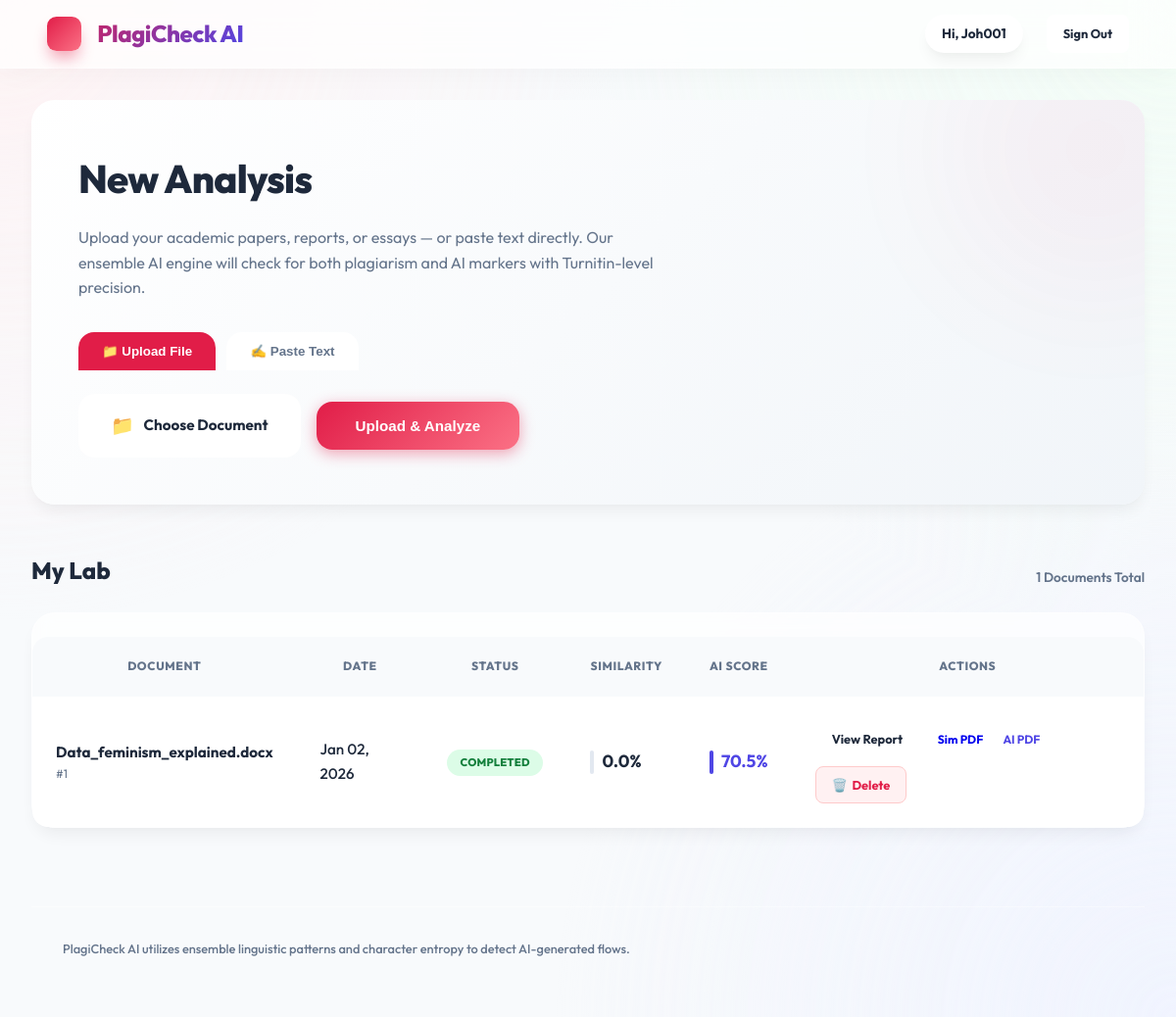
/dashboard (signed in), run on an earlier commit of the app's database.
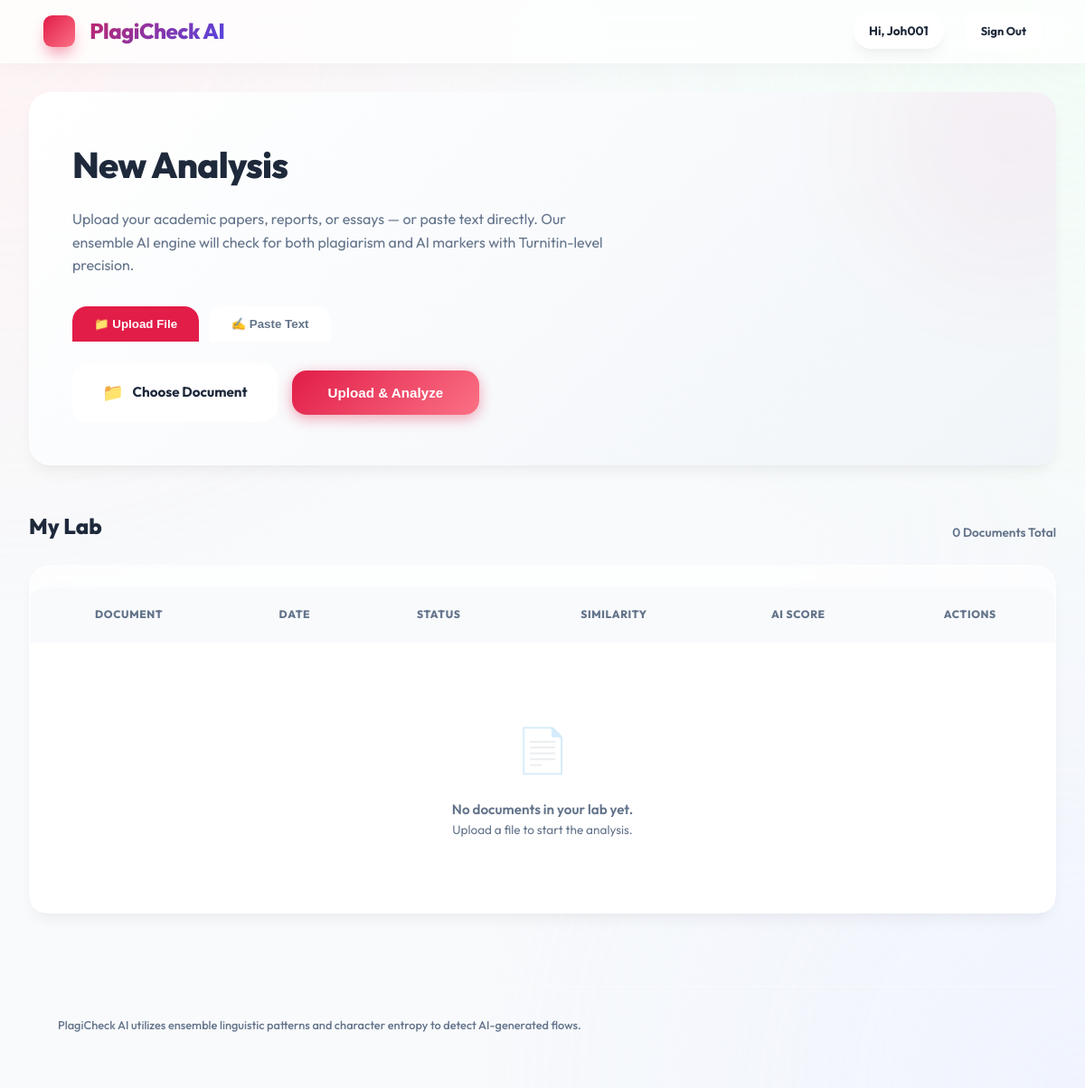
And on a later commit of the database.
### app.py (models this page shows)
class User(UserMixin, db.Model):
    id = db.Column(db.Integer, primary_key=True)
    username = db.Column(db.String(150), unique=True, nullable=False)
    password_hash = db.Column(db.String(200), nullable=False)
    full_name = db.Column(db.String(150))
    role = db.Column(db.String(20), default='user')  # 'admin' or 'user'
    status = db.Column(db.String(20), default='pending')  # 'pending', 'approved', 'rejected'

class DocumentRecord(db.Model):
    id = db.Column(db.Integer, primary_key=True)
    user_id = db.Column(db.Integer, db.ForeignKey('user.id'), nullable=False)
    filename = db.Column(db.String(200), nullable=False)
    status = db.Column(db.String(50), default='Uploaded')  # 'Uploaded', 'Completed'
    raw_text = db.Column(db.Text)
    created_at = db.Column(db.DateTime, default=datetime.utcnow)

class ReportRecord(db.Model):
    id = db.Column(db.Integer, primary_key=True)
    doc_id = db.Column(db.Integer, db.ForeignKey('document_record.id'), nullable=False)
    plag_score = db.Column(db.Float)
    ai_score = db.Column(db.Float)
    results_json = db.Column(db.Text)
    created_at = db.Column(db.DateTime, default=datetime.utcnow)

### app.py (the view)
@app.route('/dashboard')
@login_required
def user_dashboard():
    docs = DocumentRecord.query.filter_by(user_id=current_user.id).order_by(DocumentRecord.created_at.desc()).all()
    reports = {r.doc_id: r for r in ReportRecord.query.all()}
    return render_template('user_dashboard.html', docs=docs, reports=reports)

### app.py (called while the page is built)
@login_manager.user_loader
def load_user(user_id):
    return User.query.get(int(user_id))

### templates/user_dashboard.html (shortened to what this page needs)
<!DOCTYPE html>
<html lang="en">
<head>
    <link rel="stylesheet" href="{{ url_for('static', filename='css/style.css') }}">
</head>
<body>
    <header class="header">
        <div class="header-brand">
            <div class="logo-box"
                style="width: 2.2rem; height: 2.2rem; font-size: 1.25rem; border-radius: 0.6rem; margin: 0;">P</div>
            <span>PlagiCheck AI</span>
        </div>
        <div class="header-user">
            <span class="user-tag">Hi, {{ current_user.username }}</span>
            <a href="{{ url_for('logout') }}" class="btn btn-outline btn-sm">Sign Out</a>
        </div>
    </header>
    <main class="container">
        <div class="card"
            style="margin-bottom: 3rem; background: linear-gradient(135deg, white 0%, #f1f5f9 100%); padding: 3rem; border: none; overflow: hidden; position: relative;">
            <div
                style="position: absolute; top: -100px; right: -100px; width: 300px; height: 300px; background: var(--primary-glow); border-radius: 50%; filter: blur(80px); opacity: 0.1;">
            </div>
            <div style="position: relative; z-index: 1;">
                <h1 style="font-size: 2.5rem; font-weight: 800; margin-bottom: 1rem; letter-spacing: -0.02em;">New
                    Analysis</h1>
                <p style="color: var(--text-muted); margin-bottom: 2rem; max-width: 600px;">Upload your academic papers,
                    reports, or essays — or paste text directly. Our ensemble AI engine will check for both plagiarism
                    and AI markers with
                    Turnitin-level precision.</p>
                <div class="input-tabs" style="margin-bottom: 1.5rem;">
                    <button type="button" class="tab-btn active" data-tab="file"
                        style="padding: 0.75rem 1.5rem; border: none; background: var(--primary); color: white; border-radius: var(--radius-md) var(--radius-md) 0 0; font-weight: 700; cursor: pointer; margin-right: 0.5rem;">📁
                        Upload File</button>
                    <button type="button" class="tab-btn" data-tab="text"
                        style="padding: 0.75rem 1.5rem; border: 1px solid var(--border); background: white; color: var(--text-muted); border-radius: var(--radius-md) var(--radius-md) 0 0; font-weight: 700; cursor: pointer;">✍️
                        Paste Text</button>
                </div>
                <form action="{{ url_for('upload') }}" method="POST" enctype="multipart/form-data" id="file-form"
                    class="input-panel active" style="display: flex; gap: 1rem; align-items: center;">
                    <label for="file-upload" class="btn btn-outline" id="file-label"
                        style="margin: 0; padding: 1rem 2rem; border-radius: var(--radius-md); font-weight: 700;">
                        <span style="font-size: 1.2rem;">📁</span> Choose Document
                    </label>
                    <button type="submit" class="btn btn-primary"
                        style="padding: 1rem 2.5rem; border-radius: var(--radius-md);">Upload & Analyze</button>
                </form>
            </div>
        </div>
        <div style="margin-bottom: 1.5rem; display: flex; justify-content: space-between; align-items: flex-end;">
            <h2 style="font-weight: 800; color: var(--text-main);">My Lab</h2>
            <span style="font-size: 0.85rem; color: var(--text-muted); font-weight: 600;">{{ docs|length }} Documents
                Total</span>
        </div>
        <div class="card" style="padding: 0;">
            <div class="table-wrapper">
                <table>
                    <thead>
                        <tr>
                            <th>Document</th>
                            <th>Date</th>
                            <th>Status</th>
                            <th>Similarity</th>
                            <th>AI Score</th>
                            <th>Actions</th>
                        </tr>
                    </thead>
                    <tbody>
                        {% if not docs %}
                        <tr>
                            <td colspan="6" style="text-align: center; color: var(--text-muted); padding: 5rem;">
                                <div style="font-size: 3rem; margin-bottom: 1rem; opacity: 0.3;">📄</div>
                                <div style="font-weight: 600;">No documents in your lab yet.</div>
                                <div style="font-size: 0.85rem;">Upload a file to start the analysis.</div>
                            </td>
                        </tr>
                        {% endif %}
                        {% for doc in docs %}
                        <tr>
                            <td>
                                <div style="display: flex; flex-direction: column;">
                                    <span style="font-weight: 700; color: var(--text-main);">{{ doc.filename }}</span>
                                    <span style="font-size: 0.75rem; color: var(--text-muted);">#{{ doc.id }}</span>
                                </div>
                            </td>
                            <td style="font-weight: 500;">{{ doc.created_at.strftime('%b %d, %Y') }}</td>
                            <td>
                                {% if doc.status == 'Uploaded' %}
                                <span class="badge badge-pending">Ready to Run</span>
                                {% else %}
                                <span class="badge badge-success">Completed</span>
                                {% endif %}
                            </td>
                            <td>
                                {% if reports[doc.id] %}
                                <div style="display: flex; align-items: center; gap: 0.5rem;">
                                    <div
                                        style="width: 4px; height: 1.5rem; background: {{ 'var(--primary)' if reports[doc.id].plag_score > 20 else '#e2e8f0' }}; border-radius: 2px;">
                                    </div>
                                    <strong
                                        style="font-size: 1.1rem; color: {{ 'var(--primary)' if reports[doc.id].plag_score > 20 else 'var(--text-main)' }};">
                                        {{ reports[doc.id].plag_score }}%
                                    </strong>
                                </div>
                                {% else %}
                                <span style="color: var(--text-muted);">--</span>
                                {% endif %}
                            </td>
                            <td>
                                {% if reports[doc.id] %}
                                <div style="display: flex; align-items: center; gap: 0.5rem;">
                                    <div
                                        style="width: 4px; height: 1.5rem; background: {{ 'var(--secondary)' if reports[doc.id].ai_score > 50 else '#e2e8f0' }}; border-radius: 2px;">
                                    </div>
                                    <strong
                                        style="font-size: 1.1rem; color: {{ 'var(--secondary)' if reports[doc.id].ai_score > 50 else 'var(--text-main)' }};">
                                        {{ reports[doc.id].ai_score }}%
                                    </strong>
                                </div>
                                {% else %}
                                <span style="color: var(--text-muted);">--</span>
                                {% endif %}
                            </td>
                            <td>
                                <div style="display: flex; gap: 0.5rem; flex-wrap: wrap;">
                                    {% if doc.status == 'Uploaded' %}
                                    <a href="{{ url_for('run_scan', doc_id=doc.id) }}"
                                        class="btn btn-primary btn-sm">Run Analysis</a>
                                    {% else %}
                                    <a href="{{ url_for('view_report', doc_id=doc.id) }}"
                                        class="btn btn-outline btn-sm">View Report</a>
                                    <div
                                        style="display: flex; border: 1px solid var(--glass-border); border-radius: var(--radius-sm); overflow: hidden; background: white;">
                                        <a href="{{ url_for('download_similarity', report_id=reports[doc.id].id) }}"
                                            class="btn btn-sm"
                                            style="border-radius: 0; border-right: 1px solid var(--glass-border); padding: 0.4rem 0.6rem; font-size: 0.75rem;"
                                            title="Similarity PDF">Sim PDF</a>
                                        <a href="{{ url_for('download_ai', report_id=reports[doc.id].id) }}"
                                            class="btn btn-sm"
                                            style="border-radius: 0; color: var(--secondary); padding: 0.4rem 0.6rem; font-size: 0.75rem;"
                                            title="AI PDF">AI PDF</a>
                                    </div>
                                    {% endif %}
                                    <a href="{{ url_for('delete_doc', doc_id=doc.id) }}" class="btn btn-danger btn-sm"
                                        style="display: flex; align-items: center; gap: 0.3rem;"
                                        onclick="return confirm('Delete this record?')">
                                        <span>🗑️</span>
                                        <span>Delete</span>
                                    </a>
                                </div>
                            </td>
                        </tr>
                        {% endfor %}
                    </tbody>
                </table>
            </div>
        </div>
        <div class="disclaimer">
            PlagiCheck AI utilizes ensemble linguistic patterns and character entropy to detect AI-generated flows.
        </div>
    </main>
</body>
</html>

### static/css/style.css (style rules this page uses)
:root { --primary: #e11d48; --primary-glow: rgba(225, 29, 72, 0.4); --secondary: #4f46e5; --secondary-glow: rgba(79, 70, 229, 0.4); --bg-dark: #0f172a; --bg-light: #f8fafc; --glass: rgba(255, 255, 255, 0.7); --glass-border: rgba(255, 255, 255, 0.4); --glass-dark: rgba(15, 23, 42, 0.7); --text-main: #1e293b; --text-muted: #64748b; --text-inverse: #f8fafc; --radius-sm: 0.5rem; --radius-md: 1rem; --radius-lg: 1.5rem; --radius-xl: 2.5rem; --shadow-soft: 0 10px 15px -3px rgba(0, 0, 0, 0.05), 0 4px 6px -2px rgba(0, 0, 0, 0.02); --shadow-premium: 0 25px 50px -12px rgba(0, 0, 0, 0.08); }
* { margin: 0; padding: 0; box-sizing: border-box; }
body { font-family: 'Outfit', sans-serif; color: var(--text-main); background: var(--bg-light); min-height: 100vh; overflow-x: hidden; line-height: 1.6; }
body::before { content: ""; position: fixed; top: 0; left: 0; width: 100%; height: 100%; z-index: -1; background: radial-gradient(circle at 0% 0%, #fff1f2 0%, transparent 40%), radial-gradient(circle at 100% 100%, #eef2ff 0%, transparent 40%), radial-gradient(circle at 100% 0%, #f0fdf4 0%, transparent 40%); opacity: 0.8; }
.container { max-width: 1300px; margin: 0 auto; padding: 2rem; padding-top: 2rem; animation: fadeIn 0.8s ease-out; }
.header { background: var(--glass); backdrop-filter: blur(20px); border-bottom: 1px solid var(--glass-border); padding: 0 3rem; height: 70px; display: flex; align-items: center; justify-content: space-between; position: fixed; top: 0; left: 0; right: 0; z-index: 1000; box-shadow: 0 4px 30px rgba(0, 0, 0, 0.03); }
body { padding-top: 70px; }
.header-brand { display: flex; align-items: center; gap: 1rem; font-weight: 800; font-size: 1.5rem; background: linear-gradient(135deg, var(--primary), var(--secondary)); -webkit-background-clip: text; background-clip: text; -webkit-text-fill-color: transparent; letter-spacing: -0.02em; }
.header-user { display: flex; align-items: center; gap: 1.5rem; }
.user-tag { background: white; padding: 0.5rem 1rem; border-radius: var(--radius-xl); font-size: 0.85rem; font-weight: 700; color: var(--text-main); border: 1px solid var(--glass-border); box-shadow: var(--shadow-soft); }
.logo-box { width: 3.5rem; height: 3.5rem; background: linear-gradient(135deg, var(--primary), #fb7185); color: white; border-radius: 1.25rem; display: flex; align-items: center; justify-content: center; font-weight: 900; font-size: 2rem; margin: 0 auto 1.5rem; box-shadow: 0 10px 15px -3px var(--primary-glow); }
.card { background: var(--glass); backdrop-filter: blur(10px); border-radius: var(--radius-lg); padding: 2rem; border: 1px solid var(--glass-border); box-shadow: var(--shadow-soft); transition: transform 0.3s ease, box-shadow 0.3s ease; }
.btn { display: inline-flex; align-items: center; justify-content: center; padding: 0.85rem 1.75rem; border-radius: var(--radius-md); font-weight: 700; cursor: pointer; transition: all 0.3s cubic-bezier(0.4, 0, 0.2, 1); font-size: 0.95rem; border: none; text-decoration: none; gap: 0.6rem; position: relative; overflow: hidden; }
.btn-primary { background: linear-gradient(135deg, var(--primary), #fb7185); color: white; box-shadow: 0 4px 15px var(--primary-glow); }
.btn-outline { background: white; border: 1px solid var(--glass-border); color: var(--text-main); }
.btn-sm { padding: 0.5rem 1rem; font-size: 0.8rem; border-radius: var(--radius-sm); }
.table-wrapper { background: white; border-radius: var(--radius-md); overflow: hidden; margin-top: 1.5rem; }
table { width: 100%; border-collapse: separate; border-spacing: 0; }
th { background: #f8fafc; padding: 1.25rem 1.5rem; font-size: 0.75rem; font-weight: 800; text-transform: uppercase; letter-spacing: 0.05em; color: var(--text-muted); border-bottom: 2px solid var(--bg-light); }
td { padding: 1.5rem; border-bottom: 1px solid #f1f5f9; font-size: 0.95rem; color: var(--text-main); }
tr:last-child td { border-bottom: none; }
.disclaimer { margin-top: 5rem; padding: 2rem; border-top: 1px solid var(--glass-border); font-size: 0.8rem; color: var(--text-muted); font-weight: 500; }

### templates/user_dashboard.html (style rules this page uses)
.tab-btn.active { background: var(--primary) !important; color: white !important; border-color: var(--primary) !important; }

What changed in the data, as far as the page shows it:
removed DocumentRecord: filename "Data_feminism_explained.docx", id "1", created_at "Jan 02, 2026", status "COMPLETED"
removed ReportRecord: plag_score "0.0", ai_score "70.5"
Also different on the page:
{{ docs|length }}: "1" → "0"
text now shown: "📄 No documents in your lab yet. Upload a file to start the analysis."
